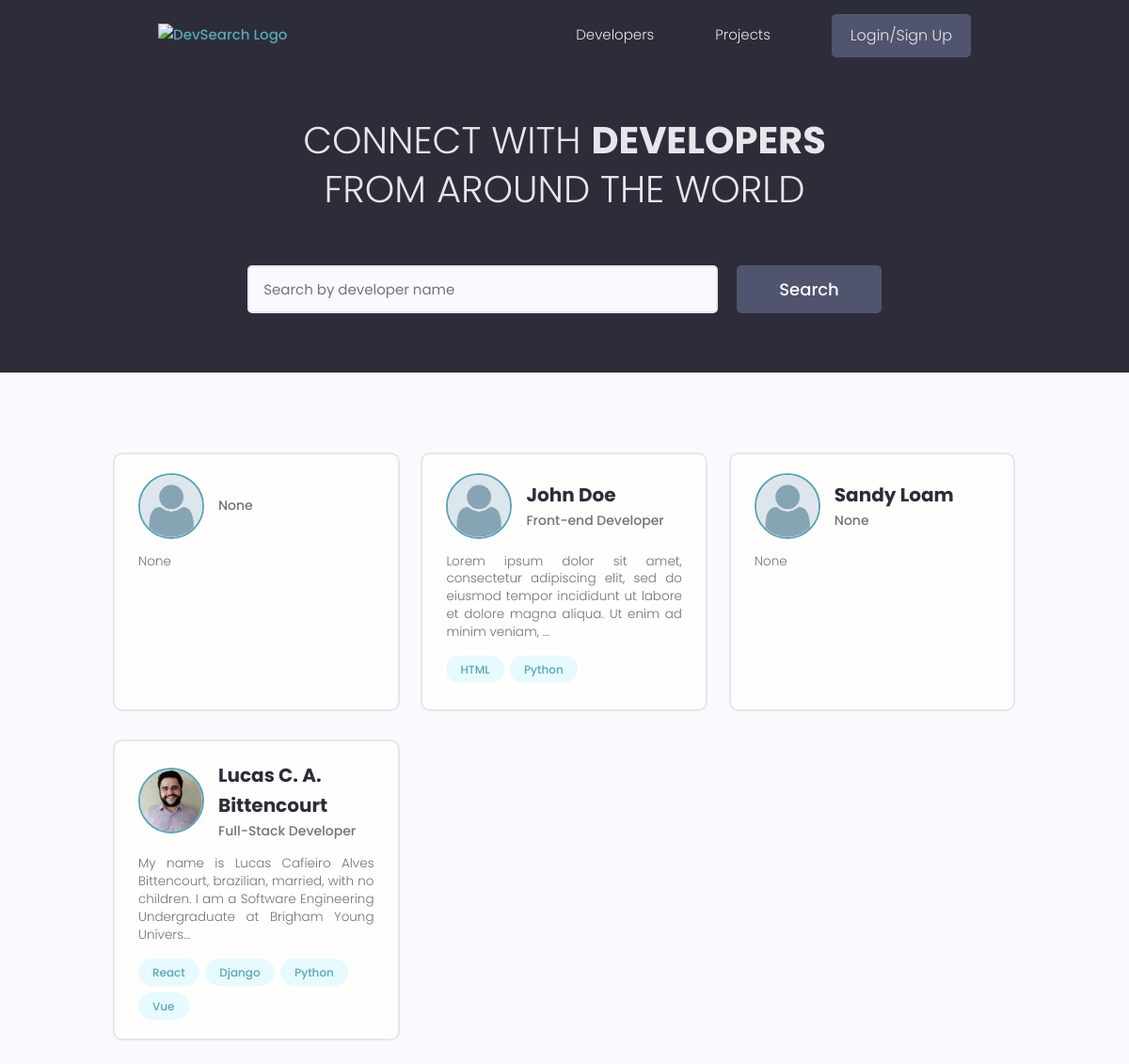
The app's page /, older data.
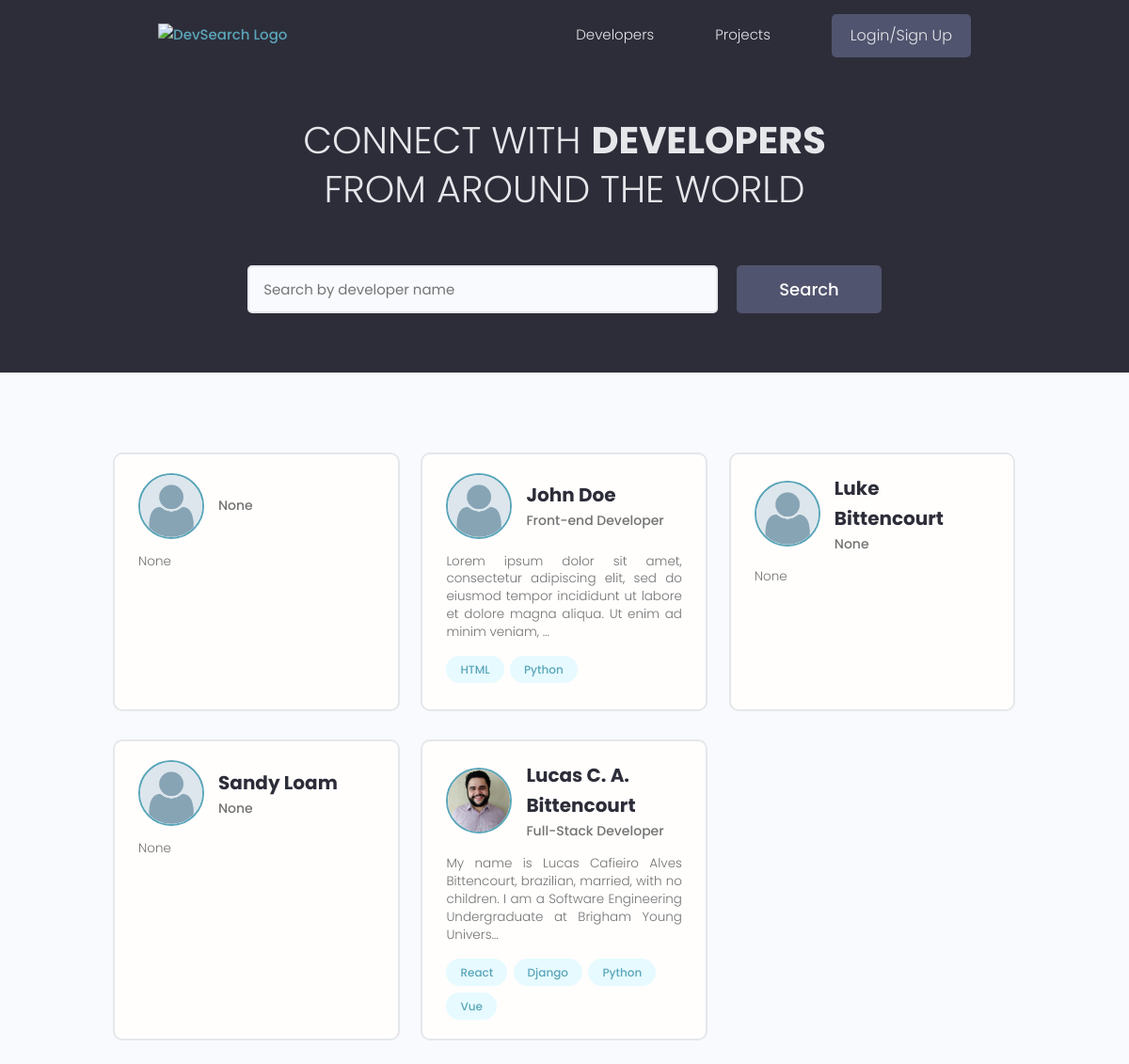
The same page, newer data.
### users/models.py (models this page shows, shortened)
class Profile(models.Model):
    user = models.OneToOneField(User, on_delete=models.CASCADE, null=True, blank=True)
    name = models.CharField(max_length=200, blank=True, null=True)
    email = models.EmailField(max_length=500, blank=True, null=True)
    username = models.CharField(max_length=200, blank=True, null=True)
    location = models.CharField(max_length=200, blank=True, null=True)
    short_intro = models.CharField(max_length=200, blank=True, null=True)
    bio = models.TextField(blank=True, null=True)
    profile_image = models.ImageField(
        null=True, blank=True, upload_to='profiles/', default='profiles/user_default.png')
    social_github = models.CharField(max_length=200, blank=True, null=True)
    social_twitter = models.CharField(max_length=200, blank=True, null=True)
    social_linkedin = models.CharField(max_length=200, blank=True, null=True)
    social_youtube = models.CharField(max_length=200, blank=True, null=True)
    social_website = models.CharField(max_length=200, blank=True, null=True)
    created = models.DateTimeField(auto_now_add=True)
    id = models.UUIDField(default=uuid.uuid4, unique=True,
                            primary_key=True, editable=False)

class Skill(models.Model):
    owner = models.ForeignKey(Profile, on_delete=models.CASCADE, blank=True, null=True)
    name = models.CharField(max_length=200, blank=True, null=True)
    description = models.TextField(blank=True, null=True)
    created = models.DateTimeField(auto_now_add=True)
    id = models.UUIDField(default=uuid.uuid4, unique=True,
                            primary_key=True, editable=False)
    def __str__(self):
        return str(self.name)

### users/views.py (the view)
# urls.py: path('', views.profiles, name="profiles_list"),
def profiles(request):
    profiles, search_query = search_profiles(request)
    custom_range, profiles = paginate_profiles(request, profiles, 6)
    context = { 'profiles': profiles, 'search_query': search_query, 'custom_range': custom_range }
    return render(request, 'users/profiles.html', context)

### users/utils.py (called while the page is built)
def paginate_profiles(request, profiles, results):
  page = request.GET.get('page')
  paginator = Paginator(profiles, results)
  try:
    profiles = paginator.page(page)
  except PageNotAnInteger:
    page = 1
    profiles = paginator.page(page)
  except EmptyPage:
    page = paginator.num_pages
    profiles = paginator.page(page)
  left_index = (int(page) - 2)
  if left_index < 1:
    left_index = 1
  right_index = (int(page) + 3)
  if right_index > paginator.num_pages:
    right_index = paginator.num_pages + 1
  custom_range = range(left_index, right_index)
  return custom_range, profiles

def search_profiles(request):
  search_query = ''
  if request.GET.get('search_query'):
    search_query = request.GET.get('search_query')
  skills = Skill.objects.filter(name__icontains=search_query)
  profiles = Profile.objects.distinct().filter(
    Q(name__icontains=search_query) |
    Q(short_intro__icontains=search_query) |
    Q(skill__in=skills)
  )
  return profiles, search_query

### users/templates/users/profiles.html (shortened to what this page needs)
{% extends 'main.html' %}
{% block content %}
<main class="home">
  <section class="hero-section text-center">
    <div class="container container--narrow">
      <div class="hero-section__box">
        <h2>CONNECT WITH <span>DEVELOPERS</span></h2>
        <h2>FROM AROUND THE WORLD</h2>
      </div>
      <div class="hero-section__search">
        <form id="searchForm" class="form" action="{% url 'profiles_list' %}" method="get">
          <div class="form__field">
            <input class="input input--text" id="formInput#search" type="text" name="search_query"
              value="{{search_query}}" placeholder="Search by developer name" />
          </div>
          <input class="btn btn--sub btn--lg" type="submit" value="Search" />
        </form>
      </div>
    </div>
  </section>
  <section class="devlist">
    <div class="container">
      <div class="grid grid--three">
        {% for profile in profiles %}
        <div class="column card">
          <div class="dev">
            <a href="{% url 'user_profile' profile.id %}" class="card__body">
              <div class="dev__profile">
                <img class="avatar avatar--md" src="{{ profile.profile_image.url }}" alt="image" />
                <div class="dev__meta">
                  <h3>{{ profile.name }}</h3>
                  <h5>{{ profile.short_intro }}</h5>
                </div>
              </div>
              <p class="dev__info">{{ profile.bio|truncatechars:"150" }}</p>
              <div class="dev__skills">
                {% for skill in profile.skill_set.all|slice:"5" %}
                <span class="tag tag--pill tag--main">
                  <small>{{ skill }}</small>
                </span>
                {% endfor %}
              </div>
            </a>
          </div>
        </div>
        {% endfor %}
      </div>
    </div>
  </section>
</main>
{% endblock content %}

Row changes from the older to the newer data that the page shows:
added Profile: profile_image (placeholder picture), name "Luke Bittencourt", short_intro "None", bio "None"
